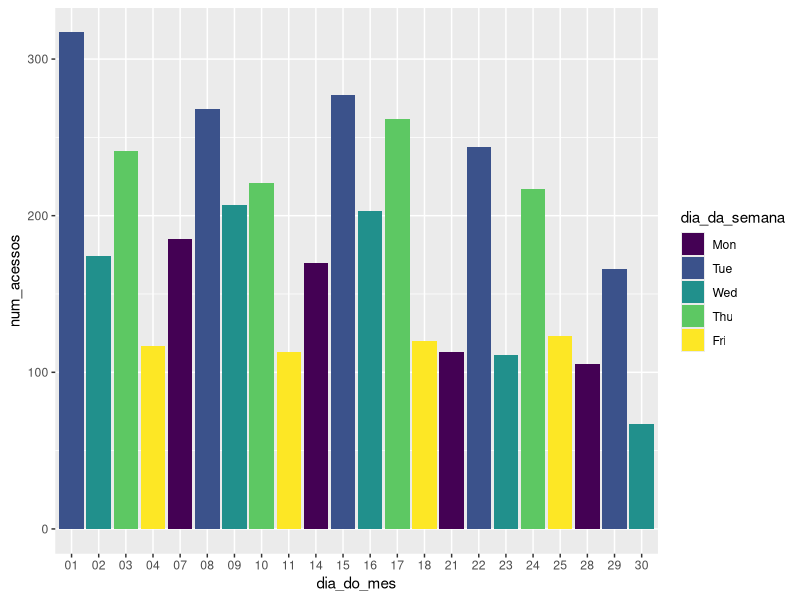
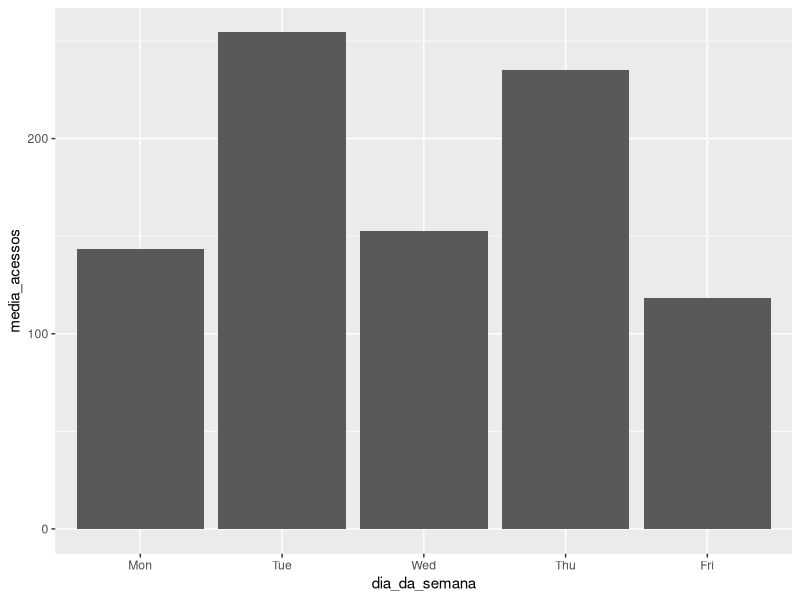

The R script that drew these images, in order: (Note: this script raises an error after producing the figures.)
library(tidyverse)
library(readr)
library(dplyr)
library(lubridate)
library(ggplot2)
library(tidyr)

setwd("~/guardians")
dados <- read_csv("logs.txt", col_names = c("mes", "dia_do_mes", "hora", "maquina", "status", "usuario"))

dados <- dados %>% mutate(data = paste("2017", mes, dia_do_mes, sep = "-"), dia_da_semana = wday(data, label = T))
sessoes_abertas <- dados %>% filter(status == "opened")

# acessos pelo dia do mes e da semana
sessoes <- sessoes_abertas %>% subset(select=c("dia_da_semana", "dia_do_mes"))
freq_dia <- sessoes %>% group_by(dia_da_semana, dia_do_mes) %>% summarise(num_acessos = n())
freq_dia %>% ggplot(aes(x = dia_do_mes, y = num_acessos, fill = dia_da_semana)) + geom_bar(stat = "identity")

# acessos no mês de acordo com o dia da semana
freq_mensal <- freq_dia %>% group_by(dia_da_semana) %>% summarise(media_acessos = mean(num_acessos))
freq_mensal %>% ggplot(aes(x = dia_da_semana, y = media_acessos)) + geom_bar(stat = "identity")

# extraindo colunas do lab, da "hora pura", do turno
r <- setNames(do.call(rbind.data.frame, strsplit(sessoes_abertas$maquina, "-")), c("lab", "maquina"))
bind_cols(sessoes_abertas, r[1])
sessoes_abertas <- sessoes_abertas %>% mutate(hora_pura = hour(sessoes_abertas$hora))
sessoes_abertas <- sessoes_abertas %>% mutate(turno = if_else(hora_pura %in% 05:11, "manha",
                                                              if_else(hora_pura %in% 12:17, "tarde",
                                                                      if_else(hora_pura %in% 18:24, "noite", "madrugada"))))

# graficos do turno de acesso por lcc
sessoes_abertas %>% ggplot(aes(x = lab)) + geom_bar()
sessoes_abertas %>% ggplot(aes(x = turno)) + geom_bar()
sessoes_abertas %>% ggplot(aes(x = hora_pura)) + geom_bar() # ao contrario do que se esperava, 

#o horario de mais acesso ao lcc é as 10 hrs
lcc2_acesso <- sessoes_abertas %>% filter(lab == "lcc2")
lcc2_acesso %>% ggplot(aes(x = hora_pura)) + geom_bar()

lcc1_acesso <- sessoes_abertas %>% filter(lab == "lcc1")
lcc1_acesso %>% ggplot(aes(x = hora_pura)) + geom_bar() # maior quantudade de acesso as 14 hrs
lcc1_acesso %>% ggplot(aes(x = dia_da_semana)) + geom_bar()